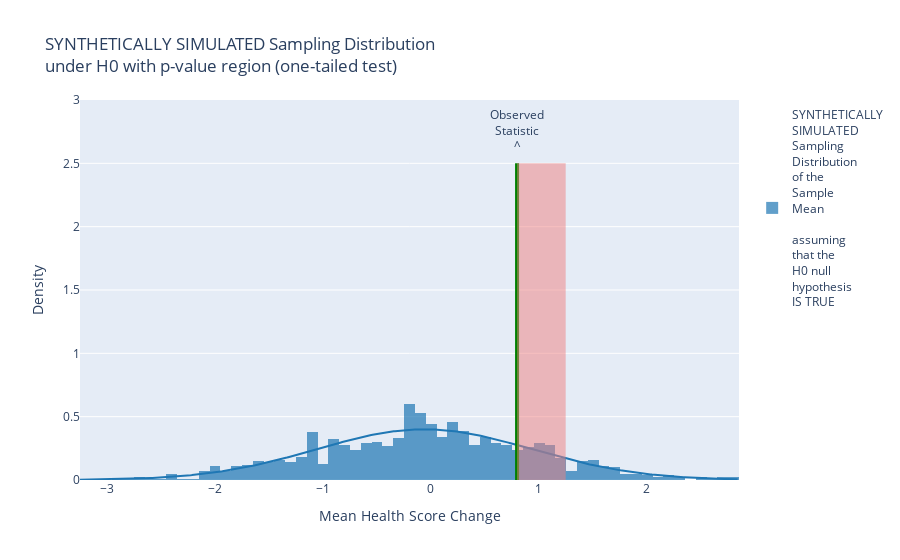

The cell this chart's notebook holds for it:
### Markdown cell above
### 7. In the second half of the "first pre-lecture video" the concept of a "one sided" (or "one tailed") test is introduced in contrast to a "two sided" (or "two tailed") test. Work with a ChatBot to adjust the code from "Demo II of  the Week 5 TUT" (which revisits the "Vaccine Data Analysis Assignment" from Week 04 HW "Question 8") in order to compute a p-value for a "one sided" (or "one tailed") hypothesis test rather than the "two sided" (or "two tailed") version it provides. Describe (perhaps with the help of your ChatBot) what changed in the code; how this changes the interpretation of the hypothesis test; and whether or not we should indeed expect the p-value to be smaller in the "one tailed" versus "two tailed" analysis. <br>

<details class="details-example"><summary style="color:blue"><u>Further Guidance</u></summary>

> _[Demo II of the The Week 5 TUT](https://github.com/pointOfive/stat130chat130/blob/main/TUT/STA130F24_TUT05_Oct04.ipynb) revisiting the "[Vaccine Data Analysis Assignment](https://github.com/pointOfive/stat130chat130/blob/main/HW/STA130F24_HW04_DueOct03.ipynb)" illustrates using simulation to estimate a two-sided (or "two tailed") p-value._
>
> _The notion of "one sided" or "two sided" tests is also referred to as "one tailed" or "two tailed" because (other than using "$\leq$" and "$>$" [or "$\geq$" and "$<$"] rather than "$=$" and "$\neq$" when specifying $H_0$ and $H_A$) the actual place where this distinction has a practical impact is in the calculation of p-values, which is done in the "tails" of the sampling distribution of the statistic of interest under the assumption that the null hypothesis is true._
>
> Don't forget to ask for summaries of your ChatBot session(s) if you are using a ChatBot interaction to help learn and understand something! You only need to include link(s) to chat log histories if you're using ChatGPT, e.g., if you're using the custom STA130 NBLM ChatBot you can't get chat history logs, but you can get summaries, so just paste these into your homework notebook and indicate the both you're using if it can't provide links to chat log histories.

</details>

### Code cell
import numpy as np
import plotly.figure_factory as ff
import plotly.graph_objects as go

IncreaseProportionSimulations_underH0random = np.random.normal(0, 1, 1000)
observed_statistic = 0.8  
population_parameter_value_under_H0 = 0.0  

hist_data = [IncreaseProportionSimulations_underH0random + np.random.uniform(-0.05, 0.05, size=len(IncreaseProportionSimulations_underH0random))]
group_labels = ['SYNTHETICALLY<br>SIMULATED<br>Sampling<br>Distribution<br>of the<br>Sample<br>Mean<br><br>assuming<br>that the<br>H0 null<br>hypothesis<br>IS TRUE']

fig = ff.create_distplot(hist_data, group_labels, curve_type='normal', show_hist=True, show_rug=False, bin_size=0.1)

pv_y = 2.5
pv_y_ = 0.25

fig.add_shape(type="line", x0=observed_statistic, y0=0, 
              x1=observed_statistic, y1=pv_y,
              line=dict(color="Green", width=4), name="Observed Statistic")

fig.add_trace(go.Scatter(x=[observed_statistic], y=[pv_y + pv_y_], 
                         text=["Observed<br>Statistic<br>^"], mode="text", showlegend=False))

fig.add_shape(type="rect", x0=observed_statistic, y0=0, x1=1.25, y1=pv_y,
              fillcolor="LightCoral", opacity=0.5, line_width=0)

fig.update_layout(
    title="SYNTHETICALLY SIMULATED Sampling Distribution<br>under H0 with p-value region (one-tailed test)",
    xaxis_title="Mean Health Score Change", yaxis_title="Density", yaxis=dict(range=[0, pv_y + 2 * pv_y_])
)

fig.show()

#key changes:
#1. Remove the symmetric observed statistic 
#2. Shade only one rejection region
#3. Update the description to reflect the one-tailed hypothesis
#chat link: https://chatgpt.com/share/6705fb39-b824-8002-af21-fb7081539ba7

### Figure 1 — Plotly figure (JSON) as saved in the notebook; plotly's stock layout.template omitted (floating-point values rounded to 4 significant figures; data arrays with more than 128 entries replaced by an {"elided": "..."} marker saying what was removed)
{"data": [{"autobinx": false, "histnorm": "probability density", "legendgroup": "SYNTHETICALLY<br>SIMULATED<br>Sampling<br>Distribution<br>of the<br>Sample<br>Mean<br><br>assuming<br>that the<br>H0 null<br>hypothesis<br>IS TRUE", "marker": {"color": "rgb(31, 119, 180)"}, "name": "SYNTHETICALLY<br>SIMULATED<br>Sampling<br>Distribution<br>of the<br>Sample<br>Mean<br><br>assuming<br>that the<br>H0 null<br>hypothesis<br>IS TRUE", "opacity": 0.7, "type": "histogram", "x": {"elided": "1000 float values"}, "xaxis": "x", "xbins": {"end": 2.854, "size": 0.1, "start": -3.246}, "yaxis": "y"}, {"legendgroup": "SYNTHETICALLY<br>SIMULATED<br>Sampling<br>Distribution<br>of the<br>Sample<br>Mean<br><br>assuming<br>that the<br>H0 null<br>hypothesis<br>IS TRUE", "marker": {"color": "rgb(31, 119, 180)"}, "mode": "lines", "name": "SYNTHETICALLY<br>SIMULATED<br>Sampling<br>Distribution<br>of the<br>Sample<br>Mean<br><br>assuming<br>that the<br>H0 null<br>hypothesis<br>IS TRUE", "showlegend": false, "type": "scatter", "x": {"elided": "500 float values"}, "xaxis": "x", "y": {"elided": "500 float values"}, "yaxis": "y"}, {"mode": "text", "showlegend": false, "text": ["Observed<br>Statistic<br>^"], "type": "scatter", "x": [0.8], "y": [2.75]}], "layout": {"barmode": "overlay", "hovermode": "closest", "legend": {"traceorder": "reversed"}, "shapes": [{"line": {"color": "Green", "width": 4}, "name": "Observed Statistic", "type": "line", "x0": 0.8, "x1": 0.8, "y0": 0, "y1": 2.5}, {"fillcolor": "LightCoral", "line": {"width": 0}, "opacity": 0.5, "type": "rect", "x0": 0.8, "x1": 1.25, "y0": 0, "y1": 2.5}], "title": {"text": "SYNTHETICALLY SIMULATED Sampling Distribution<br>under H0 with p-value region (one-tailed test)"}, "xaxis": {"anchor": "y2", "domain": [0, 1], "title": {"text": "Mean Health Score Change"}, "zeroline": false}, "yaxis": {"anchor": "free", "domain": [0, 1], "position": 0, "range": [0, 3], "title": {"text": "Density"}}}}
